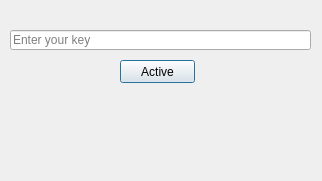
<?xml version="1.0" encoding="UTF-8"?>
<ui version="4.0">
 <class>Dialog</class>
 <widget class="QDialog" name="Dialog">
  <property name="geometry">
   <rect>
    <x>0</x>
    <y>0</y>
    <width>322</width>
    <height>181</height>
   </rect>
  </property>
  <property name="windowTitle">
   <string>Active Key</string>
  </property>
  <property name="windowIcon">
   <iconset>
    <normaloff>icon_app.ico</normaloff>icon_app.ico</iconset>
  </property>
  <widget class="QPushButton" name="btnActive">
   <property name="geometry">
    <rect>
     <x>120</x>
     <y>60</y>
     <width>75</width>
     <height>23</height>
    </rect>
   </property>
   <property name="text">
    <string>Active</string>
   </property>
  </widget>
  <widget class="QLineEdit" name="edtActiveKey">
   <property name="geometry">
    <rect>
     <x>10</x>
     <y>30</y>
     <width>301</width>
     <height>20</height>
    </rect>
   </property>
   <property name="placeholderText">
    <string>Enter your key</string>
   </property>
  </widget>
  <widget class="QLabel" name="lblMessage">
   <property name="geometry">
    <rect>
     <x>10</x>
     <y>100</y>
     <width>561</width>
     <height>20</height>
    </rect>
   </property>
   <property name="text">
    <string/>
   </property>
  </widget>
 </widget>
 <resources/>
 <connections/>
</ui>
